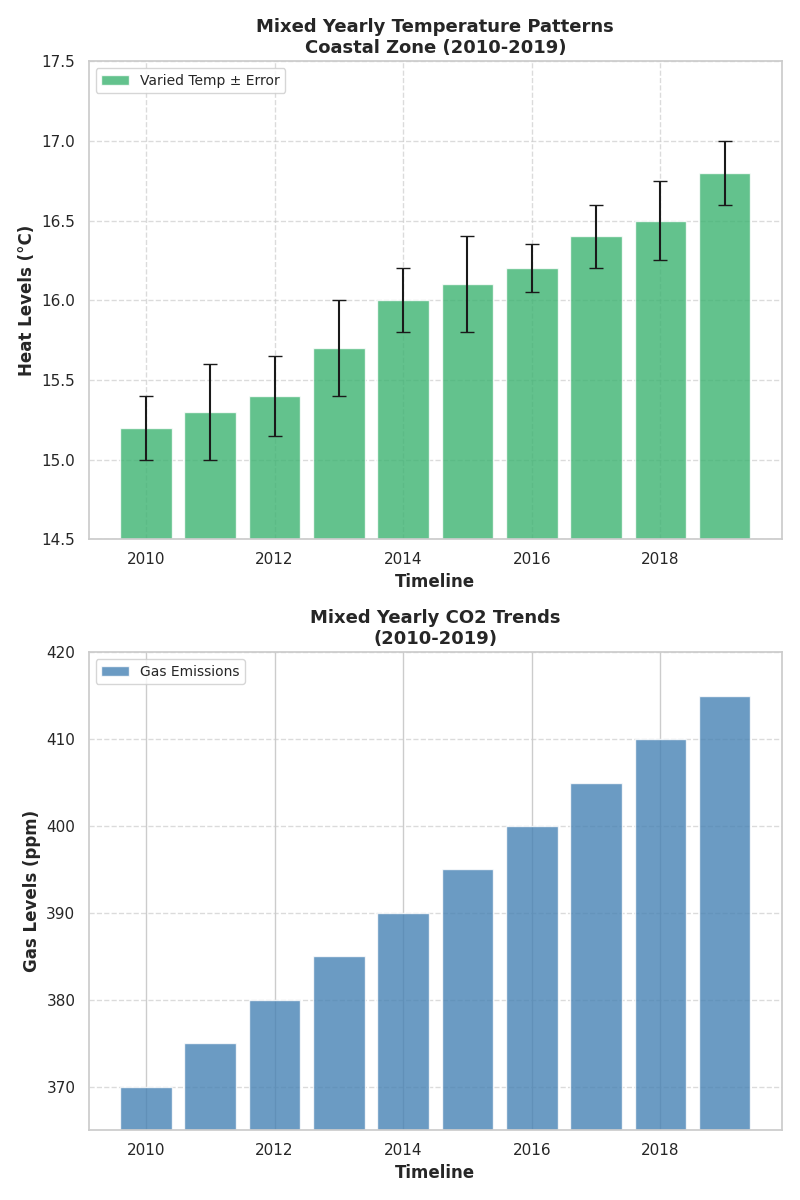

This chart was generated by the following Python code:
import matplotlib.pyplot as plt
import numpy as np

# Data
years = np.arange(2010, 2020)
avg_temperatures = np.array([15.2, 15.3, 15.4, 15.7, 16.0, 16.1, 16.2, 16.4, 16.5, 16.8])
temperature_errors = np.array([0.2, 0.3, 0.25, 0.3, 0.2, 0.3, 0.15, 0.2, 0.25, 0.2])
co2_emissions = np.array([370, 375, 380, 385, 390, 395, 400, 405, 410, 415])

# Sort data
sorted_indices_temp = np.argsort(avg_temperatures)
sorted_years_temp = years[sorted_indices_temp]
sorted_avg_temperatures = avg_temperatures[sorted_indices_temp]
sorted_temperature_errors = temperature_errors[sorted_indices_temp]

sorted_indices_co2 = np.argsort(-co2_emissions)
sorted_years_co2 = years[sorted_indices_co2]
sorted_co2_emissions = co2_emissions[sorted_indices_co2]

# Create the figure and subplots
fig, (ax1, ax2) = plt.subplots(2, 1, figsize=(8, 12))

# Temperature plot
ax1.bar(sorted_years_temp, sorted_avg_temperatures, yerr=sorted_temperature_errors,
        color='mediumseagreen', alpha=0.8, label='Varied Temp ± Error', capsize=5)
ax1.set_xlabel('Timeline', fontsize=12, fontweight='bold')
ax1.set_ylabel('Heat Levels (°C)', fontsize=12, fontweight='bold')
ax1.set_title('Mixed Yearly Temperature Patterns\nCoastal Zone (2010-2019)', fontsize=13, fontweight='bold')
ax1.grid(True, linestyle='--', alpha=0.7)
ax1.set_ylim(14.5, 17.5)
ax1.legend(loc='upper left', fontsize=10)

# CO2 emissions plot
ax2.bar(sorted_years_co2, sorted_co2_emissions, color='steelblue', alpha=0.8, label='Gas Emissions')
ax2.set_xlabel('Timeline', fontsize=12, fontweight='bold')
ax2.set_ylabel('Gas Levels (ppm)', fontsize=12, fontweight='bold')
ax2.set_title('Mixed Yearly CO2 Trends\n(2010-2019)', fontsize=13, fontweight='bold')
ax2.grid(True, linestyle='--', alpha=0.7, axis='y')
ax2.set_ylim(365, 420)
ax2.legend(loc='upper left', fontsize=10)

plt.tight_layout()
plt.show()
